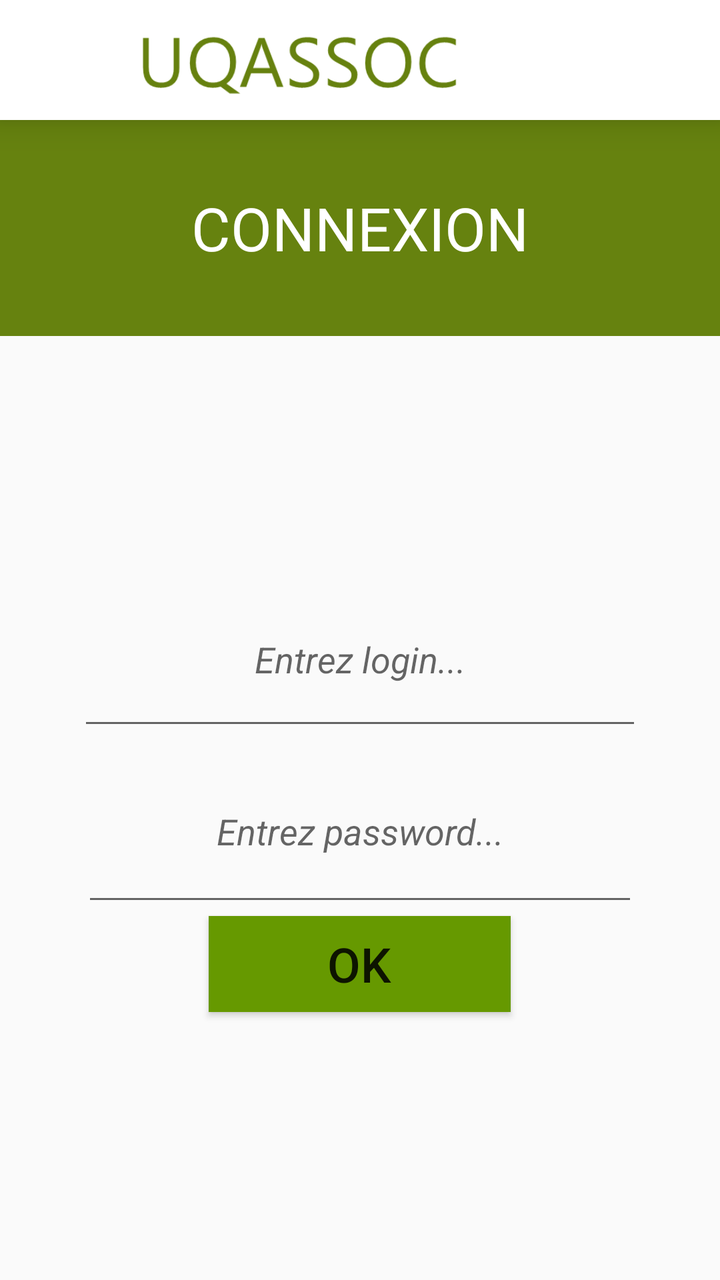
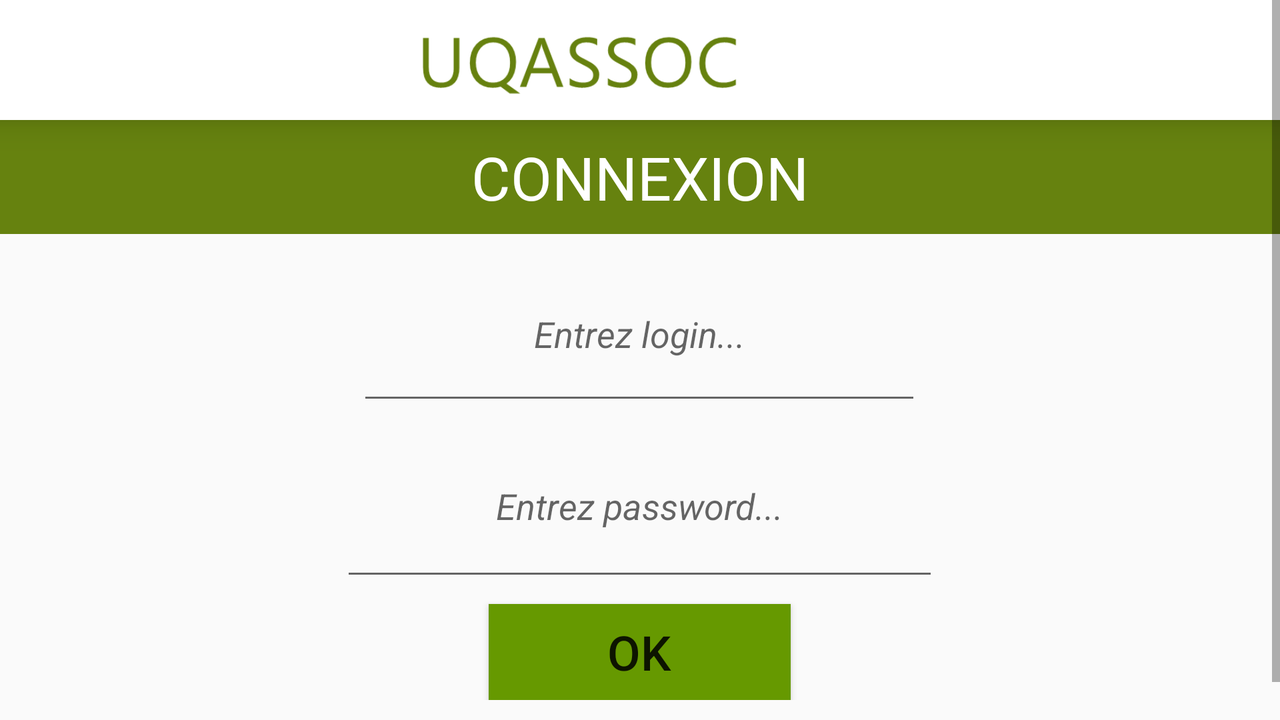

Two renders of one Android screen. The first uses the default layout on a phone; the second uses the alternative layout the repository ships for a different screen configuration, on a matching device. The two XML files are below.
<!-- AndroidManifest.xml: application theme Theme.AppCompat.Light.NoActionBar -->
<!-- res/layout/activity_connexion.xml -->
<?xml version="1.0" encoding="utf-8"?>
<RelativeLayout xmlns:android="http://schemas.android.com/apk/res/android"
    xmlns:app="http://schemas.android.com/apk/res-auto"
    xmlns:tools="http://schemas.android.com/tools"
    android:layout_width="match_parent"
    android:layout_height="match_parent"
    android:id="@+id/main_layout"
    tools:context=".MainActivity">

    <android.support.v4.widget.DrawerLayout
        android:id="@+id/activity_main_drawer_layout"
        android:layout_width="match_parent"
        android:layout_height="match_parent"
        android:fitsSystemWindows="true">
        


        <LinearLayout

            android:layout_width="match_parent"
            android:layout_height="match_parent"
            android:orientation="vertical">

            
            <include
                layout="@layout/activity_main_toolbar"

                />
            


            


            <TextView
                android:id="@+id/textView2"
                android:layout_width="match_parent"
                android:layout_height="108dp"
                android:background="@drawable/rectangle_uqac"
                android:gravity="center"
                android:text="Connexion"
                android:textAlignment="center"
                android:textAllCaps="true"
                android:textColor="@color/colorWhite"
                android:textSize="30sp" />

            <FrameLayout

                android:id="@+id/activity_main_frame_layout"
                android:layout_width="match_parent"
                android:layout_height="545dp">

                <LinearLayout
                    android:layout_width="match_parent"
                    android:layout_height="456dp"
                    android:gravity="center"
                    android:orientation="vertical">
                    

                    <EditText
                        android:id="@+id/login_edit"
                        style="@style/Widget.AppCompat.AutoCompleteTextView"
                        android:layout_width="282dp"

                        android:layout_height="84dp"
                        android:layout_weight="0"
                        android:ems="10"
                        android:hint="Entrez login..."
                        android:inputType="textPersonName"
                        android:textAlignment="center"
                        android:textSize="18sp"
                        android:textStyle="italic" />

                    <EditText
                        android:id="@+id/password_edit"
                        style="@style/Widget.AppCompat.AutoCompleteTextView"
                        android:layout_width="278dp"

                        android:layout_height="88dp"
                        android:layout_weight="0"
                        android:ems="10"
                        android:hint="Entrez password..."
                        android:inputType="textPassword"
                        android:textAlignment="center"
                        android:textSize="18sp"
                        android:textStyle="italic" />

                    <Button
                        android:id="@+id/button_valider_connexion"
                        android:layout_width="151dp"
                        android:layout_height="wrap_content"
                        android:background="@android:color/holo_green_dark"
                        android:text="OK"
                        android:textAlignment="center"
                        android:textSize="24sp" />

                </LinearLayout>

            </FrameLayout>

        </LinearLayout>


        

        <android.support.design.widget.NavigationView
            android:id="@+id/activity_main_nav_view"
            android:layout_width="wrap_content"
            android:layout_height="match_parent"
            android:layout_gravity="start"
            android:fitsSystemWindows="true"
            android:theme="@style/ToolBarStyle"
            app:headerLayout="@layout/activity_main_nav_header"
            app:menu="@menu/activity_main_menu_drawer" />

    </android.support.v4.widget.DrawerLayout>

</RelativeLayout>
<!-- res/layout/activity_main_toolbar.xml (included above) -->
<?xml version="1.0" encoding="utf-8"?>
<android.support.v7.widget.Toolbar xmlns:android="http://schemas.android.com/apk/res/android"
    xmlns:app="http://schemas.android.com/apk/res-auto"
    xmlns:tools="http://schemas.android.com/tools"
    android:id="@+id/my_toolbar"
    android:layout_width="match_parent"
    android:layout_height="60dp"
    android:background="@android:color/white"
    android:elevation="10dp"
    android:minHeight="99dp"
    android:theme="@style/ThemeOverlay.AppCompat.ActionBar"
    app:popupTheme="@style/ThemeOverlay.AppCompat.Light">

    <ImageView
        android:id="@+id/imageView"
        android:layout_width="match_parent"
        android:layout_height="match_parent"
        android:layout_marginRight="70dp"
        android:contentDescription=""
        android:scaleType="centerInside"
        app:srcCompat="@drawable/logo1" />

</android.support.v7.widget.Toolbar>
<!-- res/layout/activity_main_nav_header.xml (included above) -->
<?xml version="1.0" encoding="utf-8"?>
<LinearLayout
    xmlns:android="http://schemas.android.com/apk/res/android"
    xmlns:app="http://schemas.android.com/apk/res-auto"
    android:layout_width="match_parent"
    android:layout_height="176dip"
    android:background="@color/colorUQAC"
    android:gravity="center"
    android:layout_marginTop="15dp"
    android:orientation="vertical">


    <ImageButton
        android:id="@+id/imageLogIn"
        android:layout_width="159dp"
        android:layout_height="131dp"
        android:adjustViewBounds="true"
        android:background="@android:color/transparent"
        android:contentDescription="TODO"
        android:cropToPadding="true"
        android:scaleType="fitCenter"
        android:pointerIcon="none"
        android:clickable="true"

        app:srcCompat="@drawable/ic_stat_name" />

</LinearLayout>
<!-- resources referenced by this layout -->
<resources>
  <color name="colorUQAC">#66820F</color>
  <color name="colorWhite">#FFFFFF</color>
  <!-- drawable ic_stat_name (drawable-anydpi-v24) -->
  <vector xmlns:android="http://schemas.android.com/apk/res/android"
      android:width="24dp"
      android:height="24dp"
      android:viewportWidth="21.286957"
      android:viewportHeight="21.286957"
      android:tint="#FFFFFF">
    <group android:translateX="-1.3565217"
        android:translateY="-1.3565217">
        <path
            android:fillColor="#FF000000"
            android:pathData="M12,12.25c1.24,0 2.25,-1.01 2.25,-2.25S13.24,7.75 12,7.75 9.75,8.76 9.75,10s1.01,2.25 2.25,2.25zM16.5,16.25c0,-1.5 -3,-2.25 -4.5,-2.25s-4.5,0.75 -4.5,2.25L7.5,17h9v-0.75zM19,3L5,3c-1.1,0 -2,0.9 -2,2v14c0,1.1 0.9,2 2,2h14c1.1,0 2,-0.9 2,-2L21,5c0,-1.1 -0.9,-2 -2,-2zM19,19L5,19L5,5h14v14z"/>
    </group>
  </vector>
  <!-- drawable logo1: png bitmap (drawable, 6637 bytes) -->
  <!-- drawable rectangle_uqac (drawable) -->
  <?xml version="1.0" encoding="utf-8"?>
  <shape xmlns:android="http://schemas.android.com/apk/res/android" android:shape="rectangle" >
      
      <solid
          android:color="@color/colorUQAC" >
      </solid>
  
      
  
  
      
  
  </shape>
  <style name="ToolBarStyle" parent="AppTheme">
          <item name="android:textColorPrimary">@android:color/black</item>
          <item name="colorControlNormal">@android:color/black</item>
          <item name="android:colorBackground">@android:color/white</item>
      </style>
  <style name="AppTheme" parent="Theme.AppCompat.Light.NoActionBar">
          
          <item name="colorPrimary">@color/colorPrimary</item>
          <item name="colorPrimaryDark">@color/colorPrimaryDark</item>
          <item name="colorAccent">@color/colorAccent</item>
      </style>
  <color name="colorPrimary">#008577</color>
  <color name="colorPrimaryDark">#00574B</color>
  <color name="colorAccent">#475895</color>
</resources>
<!-- res/layout-land/activity_connexion.xml (the repository's variant of the layout above) -->
<!-- drawn on the phone turned sideways -->
<?xml version="1.0" encoding="utf-8"?>
<RelativeLayout xmlns:android="http://schemas.android.com/apk/res/android"
    xmlns:app="http://schemas.android.com/apk/res-auto"
    xmlns:tools="http://schemas.android.com/tools"
    android:layout_width="match_parent"
    android:layout_height="match_parent"
    android:id="@+id/main_layout"
    tools:context=".MainActivity">

    <android.support.v4.widget.DrawerLayout
        android:id="@+id/activity_main_drawer_layout"
        android:layout_width="match_parent"
        android:layout_height="match_parent"
        android:fitsSystemWindows="true">
        


        <ScrollView
            android:layout_width="match_parent"
            android:layout_height="match_parent"
            android:clipToPadding="false"
            android:fillViewport="true"
            android:visibility="visible">

            <LinearLayout

                android:layout_width="match_parent"
                android:layout_height="wrap_content"
                android:orientation="vertical">

                
                <include layout="@layout/activity_main_toolbar"

                    />
                


                


                <TextView
                    android:id="@+id/textView2"
                    android:layout_width="match_parent"
                    android:layout_height="57dp"
                    android:background="@drawable/rectangle_uqac"
                    android:gravity="center"
                    android:text="Connexion"
                    android:textAlignment="center"
                    android:textAllCaps="true"
                    android:textColor="@color/colorWhite"
                    android:textSize="30sp" />

                <ScrollView
                    android:layout_width="match_parent"
                    android:layout_height="match_parent">

                    <FrameLayout

                        android:id="@+id/activity_main_frame_layout"
                        android:layout_width="match_parent"
                        android:layout_height="wrap_content">

                        <LinearLayout
                            android:layout_width="match_parent"
                            android:layout_height="wrap_content"
                            android:gravity="center"
                            android:orientation="vertical"
                            android:layout_marginBottom="30dp">

                            <LinearLayout
                                android:layout_width="463dp"
                                android:layout_height="wrap_content"
                                android:gravity="center_horizontal"
                                android:orientation="vertical">
                                

                                <LinearLayout
                                    android:layout_width="match_parent"
                                    android:layout_height="185dp"
                                    android:gravity="center"
                                    android:orientation="vertical">

                                    <EditText
                                        android:id="@+id/login_edit"
                                        style="@style/Widget.AppCompat.AutoCompleteTextView"
                                        android:layout_width="282dp"

                                        android:layout_height="84dp"
                                        android:layout_weight="0"
                                        android:ems="10"
                                        android:hint="Entrez login..."
                                        android:inputType="textPersonName"
                                        android:textAlignment="center"
                                        android:textSize="18sp"
                                        android:textStyle="italic" />

                                    <EditText
                                        android:id="@+id/password_edit"
                                        style="@style/Widget.AppCompat.AutoCompleteTextView"
                                        android:layout_width="299dp"

                                        android:layout_height="88dp"
                                        android:layout_weight="0"
                                        android:ems="10"
                                        android:hint="Entrez password..."
                                        android:inputType="textWebPassword"
                                        android:textAlignment="center"
                                        android:textSize="18sp"
                                        android:textStyle="italic" />
                                </LinearLayout>

                            </LinearLayout>

                            <Button
                                android:id="@+id/button_valider_connexion"
                                android:layout_width="151dp"
                                android:layout_height="wrap_content"
                                android:background="@android:color/holo_green_dark"
                                android:text="OK"
                                android:textAlignment="center"
                                android:textSize="24sp" />

                        </LinearLayout>

                    </FrameLayout>
                </ScrollView>

            </LinearLayout>
        </ScrollView>


        

        <android.support.design.widget.NavigationView
            android:id="@+id/activity_main_nav_view"
            android:layout_width="wrap_content"
            android:layout_height="match_parent"
            android:layout_gravity="start"
            android:fitsSystemWindows="true"
            android:theme="@style/ToolBarStyle"
            app:headerLayout="@layout/activity_main_nav_header"
            app:menu="@menu/activity_main_menu_drawer" />

    </android.support.v4.widget.DrawerLayout>

</RelativeLayout>
